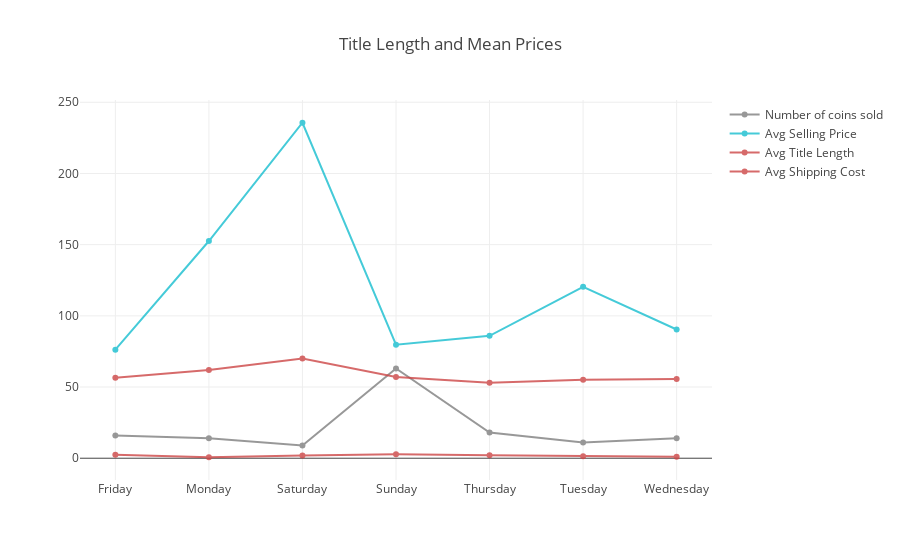

Notebook code cell kept with this figure:
### Code cell
# Days of week by means
days_df = df.groupby(['Sale_Day'], as_index=False).mean()

# Visualize Weely Patterns
trace2 = go.Scatter(
    x=days_df.Sale_Day,
    y=days_df['Price_+_Shipping'],
    line = dict(color='#17BECF'),
    name= 'Avg Selling Price',
    opacity = .8)

trace1 = go.Scatter(
    x=days_df1.Sale_Day,
    y=days_df1.Coin_Date,
    line= dict(color= '#7F7F7F'),
    name= 'Number of coins sold',
    opacity = .8)

trace3 = go.Scatter(
    x=days_df.Sale_Day,
    y=days_df['Title_Length'],
    line = dict(color='#cc4545'),
    name= 'Avg Title Length',
    opacity = .8)

trace4 = go.Scatter(
    x=days_df.Sale_Day,
    y=days_df['Shipping'],
    line = dict(color='#cc4545'),
    name= 'Avg Shipping Cost',
    opacity = .8)

data= [trace1, trace2, trace3, trace4]

layout = dict(
        title = 'Title Length and Mean Prices')

fig= dict(data=data, layout=layout)
iplot(fig, filename = 'eBay Data by Day')

### Figure 1 — Plotly figure (JSON) as saved in the notebook; plotly's stock layout.template omitted (floating-point values rounded to 4 significant figures)
{"data": [{"line": {"color": "#7F7F7F"}, "name": "Number of coins sold", "opacity": 0.8, "type": "scatter", "uid": "8d6bd6d5-0ae7-4709-a40f-258a67b0093d", "x": ["Friday", "Monday", "Saturday", "Sunday", "Thursday", "Tuesday", "Wednesday"], "y": [16, 14, 9, 63, 18, 11, 14]}, {"line": {"color": "#17BECF"}, "name": "Avg Selling Price", "opacity": 0.8, "type": "scatter", "uid": "bf7ef428-0bdf-4f90-a983-8562e1fb9c25", "x": ["Friday", "Monday", "Saturday", "Sunday", "Thursday", "Tuesday", "Wednesday"], "y": [76.23, 152.6, 235.6, 79.74, 85.94, 120.4, 90.39]}, {"line": {"color": "#cc4545"}, "name": "Avg Title Length", "opacity": 0.8, "type": "scatter", "uid": "5d5be257-4424-4bb6-96b8-ad062007a5a6", "x": ["Friday", "Monday", "Saturday", "Sunday", "Thursday", "Tuesday", "Wednesday"], "y": [56.56, 61.93, 70, 57.06, 52.94, 55.18, 55.71]}, {"line": {"color": "#cc4545"}, "name": "Avg Shipping Cost", "opacity": 0.8, "type": "scatter", "uid": "29c7bf8a-ef37-488e-8789-cb06a56c366d", "x": ["Friday", "Monday", "Saturday", "Sunday", "Thursday", "Tuesday", "Wednesday"], "y": [2.404, 0.6836, 1.993, 2.72, 2.037, 1.319, 1.12]}], "layout": {"title": {"text": "Title Length and Mean Prices"}}}
